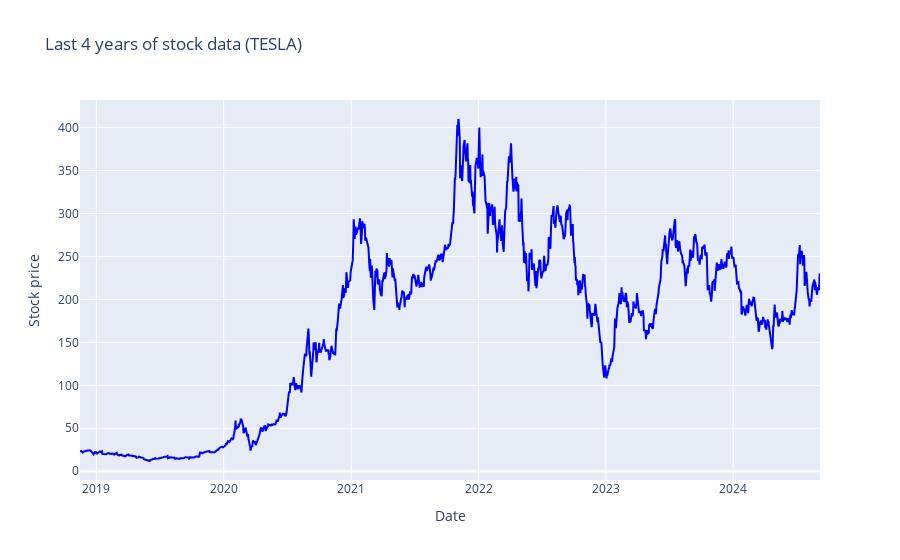

Here is the notebook cell this chart was saved with:
### Code cell
fig = go.Figure()
# Add last 4 years of stock prices 
last_data = df[-1460:]
fig.add_trace(go.Scatter(
    x = last_data.index,
    y = last_data['Close'],
    mode = 'lines',
    line = dict(color = 'blue'),
    name = '$'
))

# Customize layout 
fig.update_layout(
    title = 'Last 4 years of stock data (TESLA)',
    xaxis_title ='Date',
    yaxis_title = 'Stock price',
    hovermode = 'x unified',
)
fig.show()

### Figure 1 — Plotly figure (JSON) as saved in the notebook; plotly's stock layout.template omitted (floating-point values rounded to 4 significant figures; data arrays with more than 128 entries replaced by an {"elided": "..."} marker saying what was removed)
{"data": [{"line": {"color": "blue"}, "mode": "lines", "name": "$", "type": "scatter", "x": {"elided": "1460 str values"}, "y": {"elided": "1460 float values"}}], "layout": {"autosize": true, "hovermode": "x unified", "title": {"text": "Last 4 years of stock data (TESLA)"}, "xaxis": {"autorange": true, "range": ["2018-11-15", "2024-09-06"], "title": {"text": "Date"}, "type": "date"}, "yaxis": {"autorange": true, "range": [-10.18, 432.1], "title": {"text": "Stock price"}, "type": "linear"}}}
